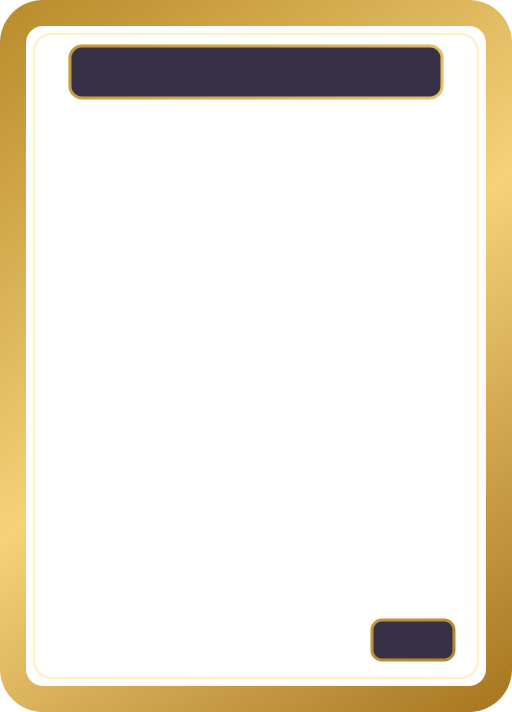
#> input picture Assets/Arte/Cartas/Arte/T_Card_Border_Blank.png, 1024 x 1424 px (shown at 1/2 size)
$ python -i compor_arte.py   (imports and definitions only)
#> lines starting #> are read from the running program, lines starting #| are printed output that depends on the picture
#> further down, picture is the input picture: PIL image 1024x1424 RGBA; mean R, G, B, A 40.5, 32.7, 18.1, 58.7
"""Compoe as camadas de arte da HUD a partir das ortografias do Loopia. Requer Pillow."""
from argparse import ArgumentParser
from math import exp, sin
from pathlib import Path
from random import Random

from PIL import Image, ImageChops, ImageDraw, ImageEnhance, ImageFilter

ROOT = Path(__file__).resolve().parents[2] / "Assets/Arte/Cartas/Arte"
W, H = 640, 700
PALETAS = {
    "Bosque": ((40, 64, 65), (179, 197, 143), (44, 91, 89)),
    "Altura": ((44, 54, 92), (201, 187, 160), (89, 97, 143)),
    "Brasa": ((75, 51, 70), (219, 181, 135), (139, 86, 99)),
    "Ouro": ((57, 61, 81), (221, 192, 141), (123, 108, 128)),
    "Agua": ((32, 60, 75), (165, 208, 192), (60, 116, 127)),
}
CARTAS = {
    "Torre": ("Altura", 475, 502),
    "Basica": ("Bosque", 475, 425),
    "Floresta": ("Bosque", 484, 508),
    "IlhaAlta": ("Altura", 483, 520),
    "Mola": ("Brasa", 407, 469),
    "Flechas": ("Ouro", 439, 485),
    "Coracao": ("Brasa", 433, 427),
    "Moedas": ("Ouro", 433, 430),
    "AreaDeTreino": ("Ouro", 481, 474),
    "Cabana": ("Brasa", 484, 483),
    "CampoPacifico": ("Bosque", 480, 468),
    "Santuario": ("Altura", 454, 481),
    "FonteRestauradora": ("Agua", 464, 472),
    "OficinaDeArqueiro": ("Ouro", 482, 480),
}


# [60 lines left out: functions recorte, paisagem, not called in this run]


def polir(im):
    alpha = im.getchannel("A")
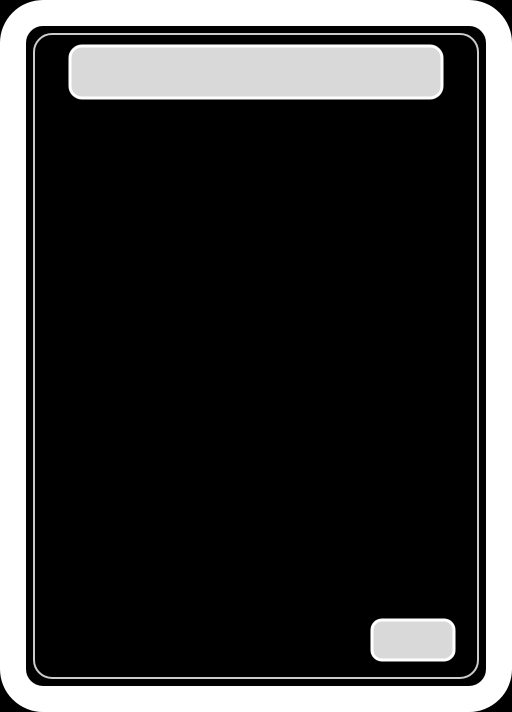
#> alpha: PIL image 1024x1424 L (shown at 1/2 size); min 0, max 255, mean 58.7
    rgb = ImageEnhance.Color(im.convert("RGB")).enhance(.86)
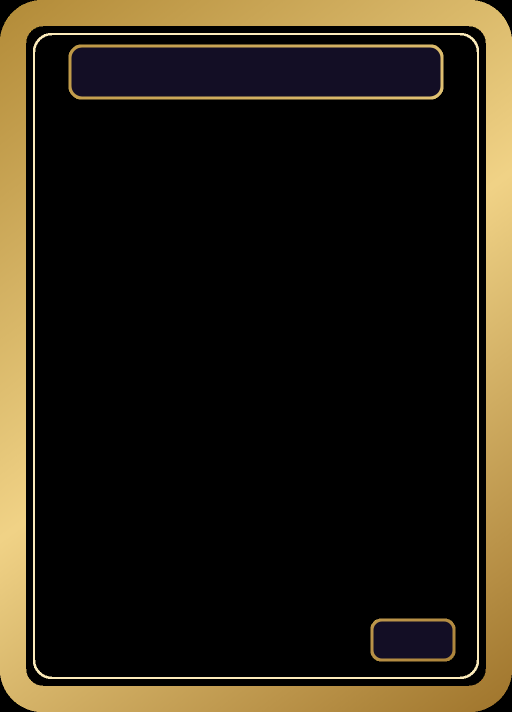
#> rgb: PIL image 1024x1424 RGB (shown at 1/2 size); mean R, G, B 39.3, 32.7, 20.2
    # Levanta os meios-tons do render ortográfico e dá calor às faces iluminadas.
    canais = []
    for canal, ganho in zip(rgb.split(), (1.05,1.02,.99)):
        canais.append(canal.point(lambda x: min(255, round((x/255)**.77 * 252 * ganho))))
#> this loop made 3 passes
#> ganho on passes 1 to 3: 1.05, 1.02, 0.99
#> after the loop, canais = 3 items
    rgb = Image.merge("RGB", canais)
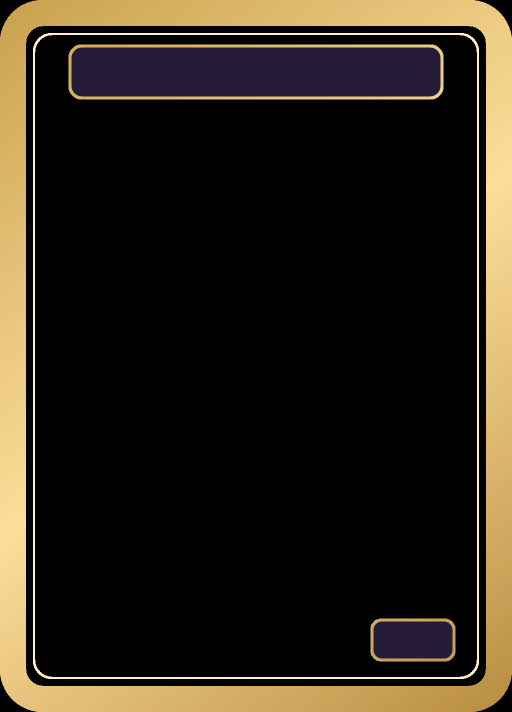
#> rgb: PIL image 1024x1424 RGB (shown at 1/2 size); mean R, G, B 43.6, 36.7, 25
    rgb.putalpha(alpha)
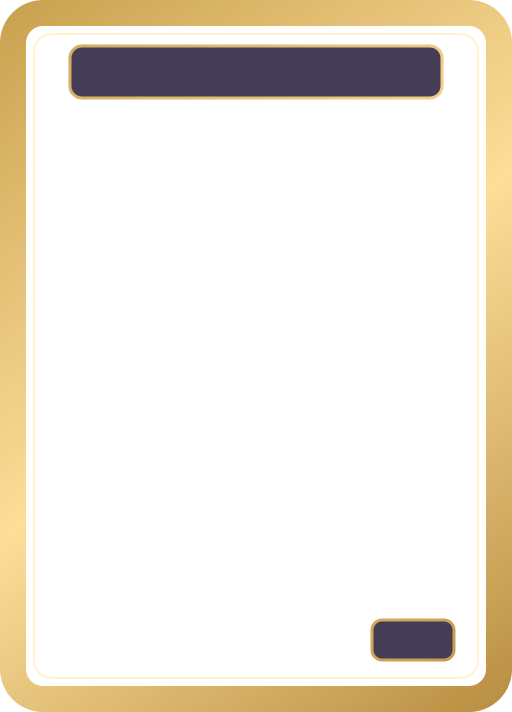
#> rgb: PIL image 1024x1424 RGBA (shown at 1/2 size); mean R, G, B, A 43.6, 36.7, 25, 58.7; transparent parts drawn white
    return rgb


# [84 lines left out: functions ilustracao, detalhes, icones, main, not called in this run]


# [2 lines not run here, left out]

>>> from PIL import Image
>>> picture = Image.open('../../Assets/Arte/Cartas/Arte/T_Card_Border_Blank.png')
>>> result = polir(picture)

$ run again, on Assets/Arte/Cartas/Arte/AreaDeTreino_Arte.png
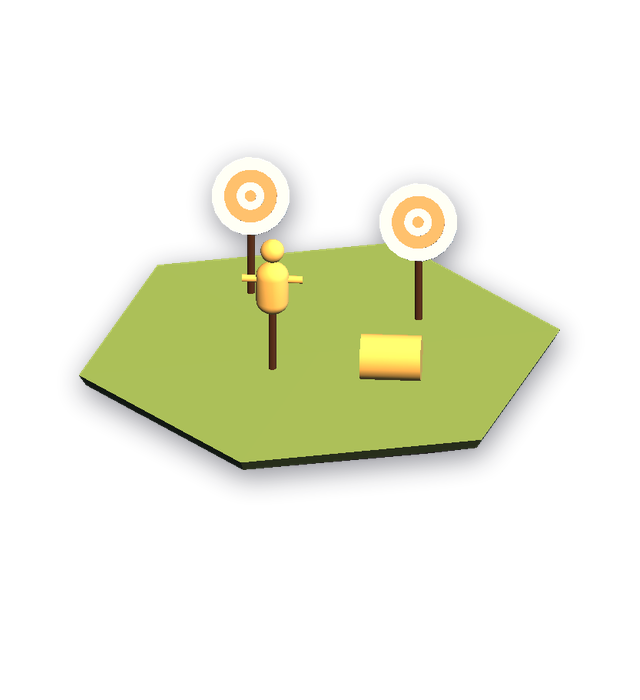
#> input picture Assets/Arte/Cartas/Arte/AreaDeTreino_Arte.png, 640 x 700 px
#> picture is the input picture: PIL image 640x700 RGBA; mean R, G, B, A 37.4, 39.7, 23.2, 51.7
#> in polir, `rgb = ImageEnhance.Color(im.convert("RGB")).enhance(.86)`:
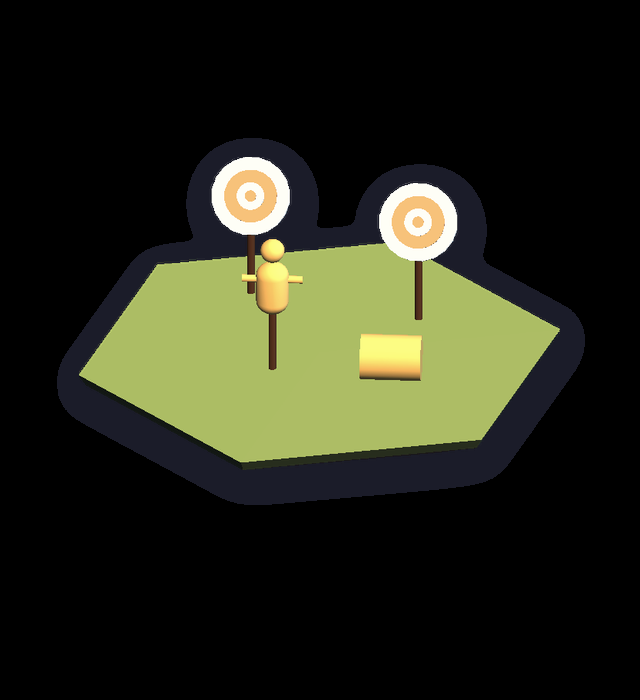
#> rgb: PIL image 640x700 RGB; mean R, G, B 37.3, 39.2, 25.1
#> the loop in polir, `for canal, ganho in zip(rgb.split(), (1.05,1.02,.99)):` made 3 passes
#> ganho on passes 1 to 3: 1.05, 1.02, 0.99
#> after the loop in polir, `for canal, ganho in zip(rgb.split(), (1.05,1.02,.99)):`: canais = 3 items
#> in polir, `rgb.putalpha(alpha)`:
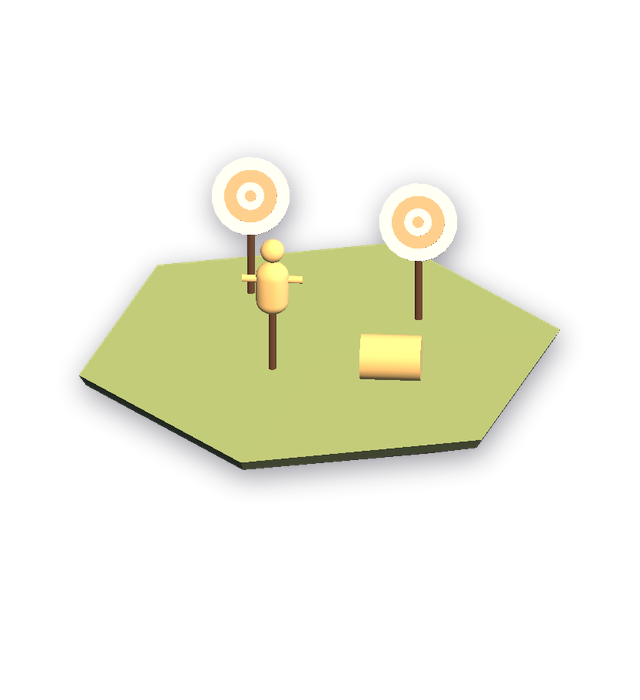
#> rgb: PIL image 640x700 RGBA; mean R, G, B, A 43.1, 43.8, 30.7, 51.7; transparent parts drawn white

$ run again, on Assets/Arte/Cartas/Arte/Atmosfera_Bosque.png
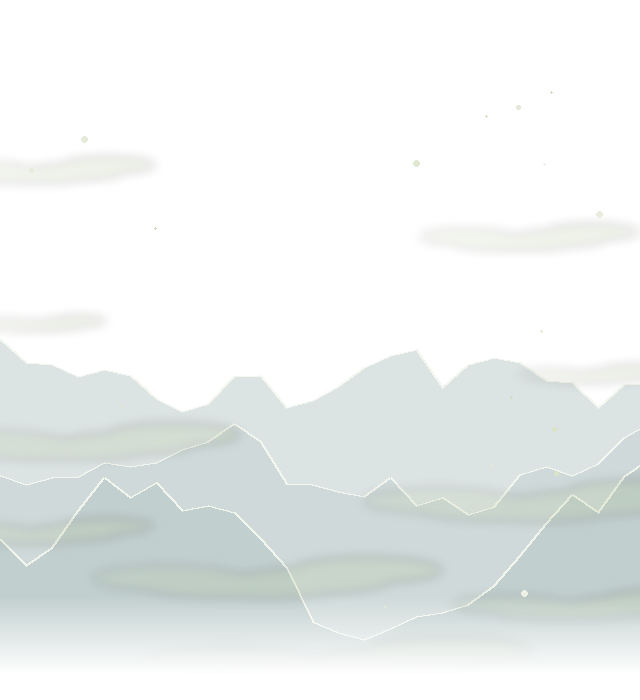
#> input picture Assets/Arte/Cartas/Arte/Atmosfera_Bosque.png, 640 x 700 px
#> picture is the input picture: PIL image 640x700 RGBA; mean R, G, B, A 29.2, 49.4, 45.1, 24.3
#> in polir, `rgb = ImageEnhance.Color(im.convert("RGB")).enhance(.86)`:
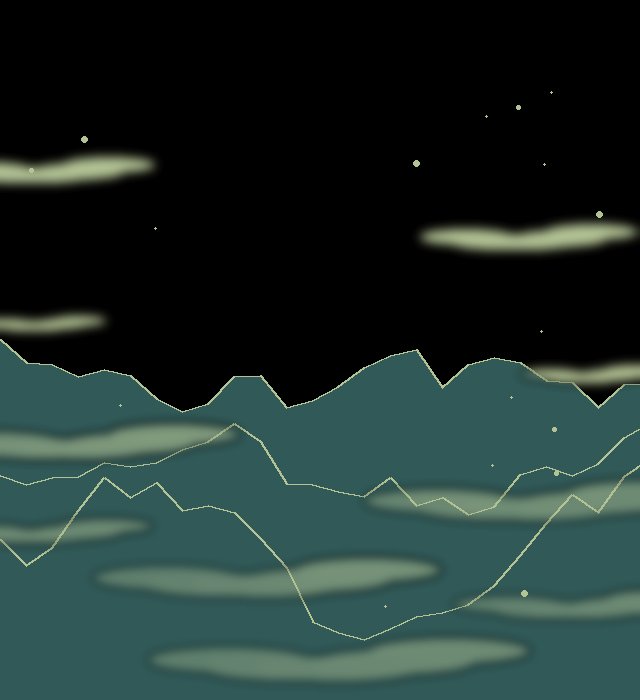
#> rgb: PIL image 640x700 RGB; mean R, G, B 30.8, 48.4, 44.6
#> the loop in polir, `for canal, ganho in zip(rgb.split(), (1.05,1.02,.99)):` made 3 passes
#> ganho on passes 1 to 3: 1.05, 1.02, 0.99
#> after the loop in polir, `for canal, ganho in zip(rgb.split(), (1.05,1.02,.99)):`: canais = 3 items
#> in polir, `rgb = Image.merge("RGB", canais)`:
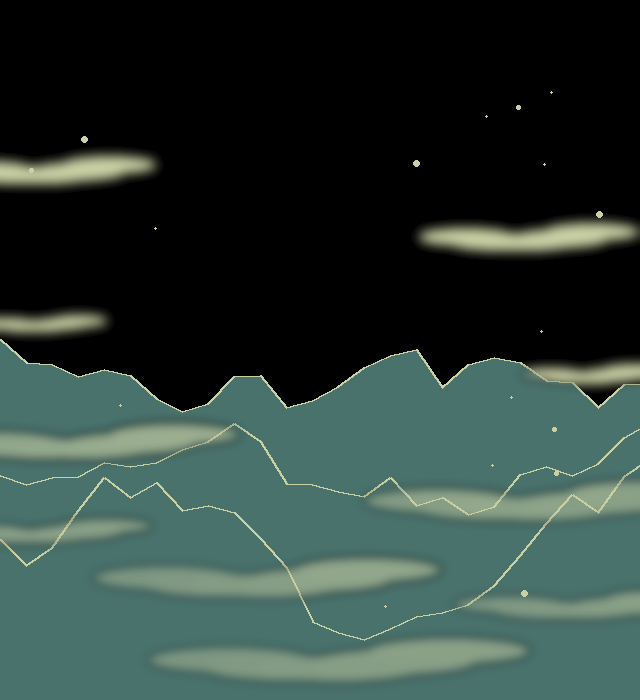
#> rgb: PIL image 640x700 RGB; mean R, G, B 43.7, 60.6, 55.4

$ run again, on Assets/Arte/Cartas/Arte/Basica_Arte.png
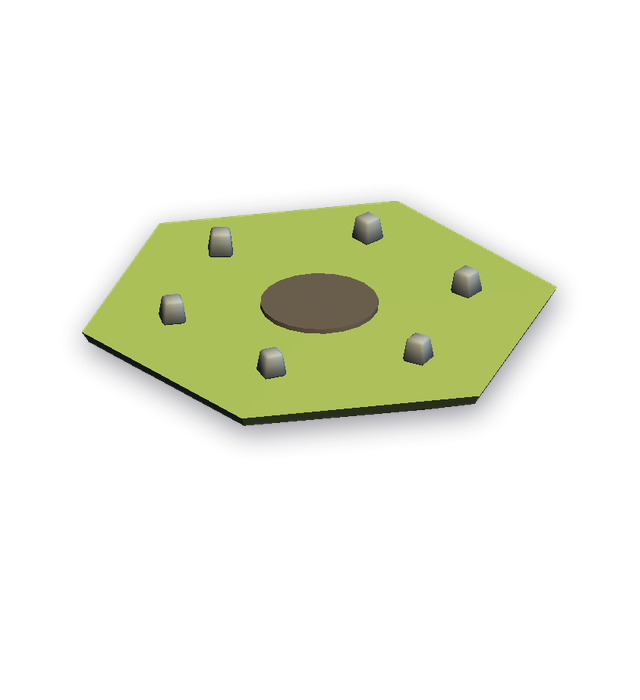
#> input picture Assets/Arte/Cartas/Arte/Basica_Arte.png, 640 x 700 px
#> picture is the input picture: PIL image 640x700 RGBA; mean R, G, B, A 28.8, 31.5, 17.8, 44.6
#> in polir, `rgb = ImageEnhance.Color(im.convert("RGB")).enhance(.86)`:
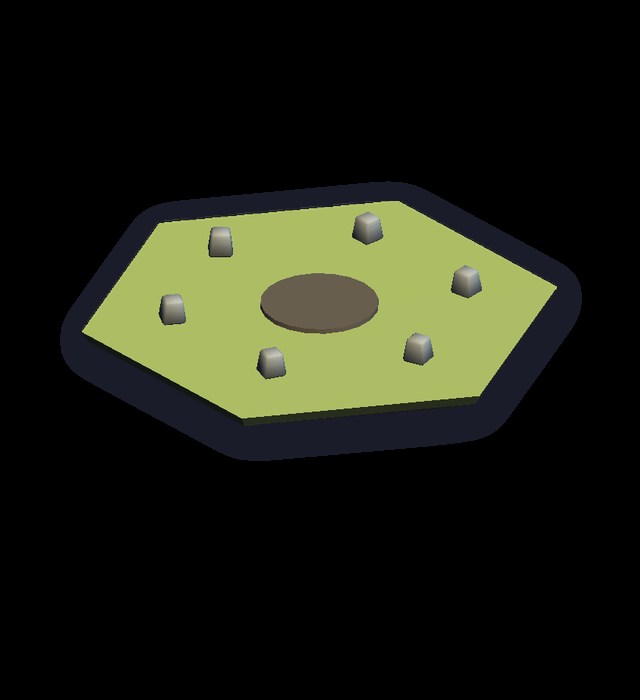
#> rgb: PIL image 640x700 RGB; mean R, G, B 28.8, 31.1, 19.3
#> the loop in polir, `for canal, ganho in zip(rgb.split(), (1.05,1.02,.99)):` made 3 passes
#> ganho on passes 1 to 3: 1.05, 1.02, 0.99
#> after the loop in polir, `for canal, ganho in zip(rgb.split(), (1.05,1.02,.99)):`: canais = 3 items
#> in polir, `rgb.putalpha(alpha)`:
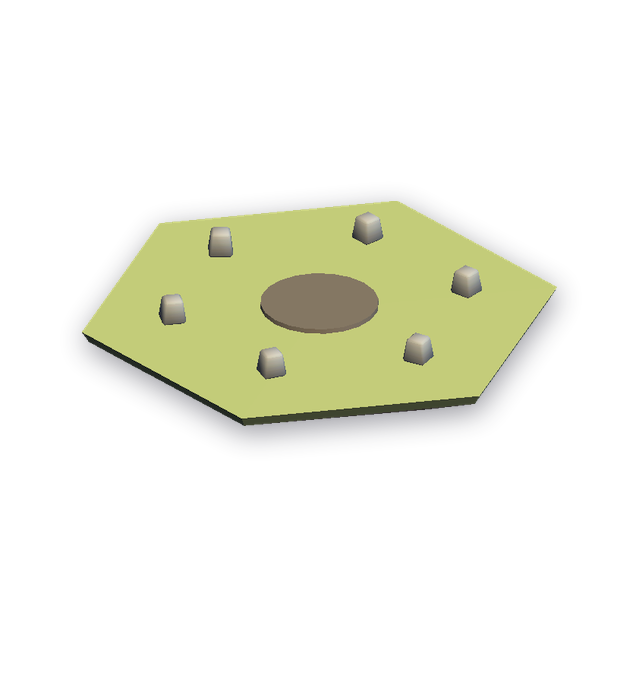
#> rgb: PIL image 640x700 RGBA; mean R, G, B, A 34.3, 35.3, 24.4, 44.6; transparent parts drawn white
